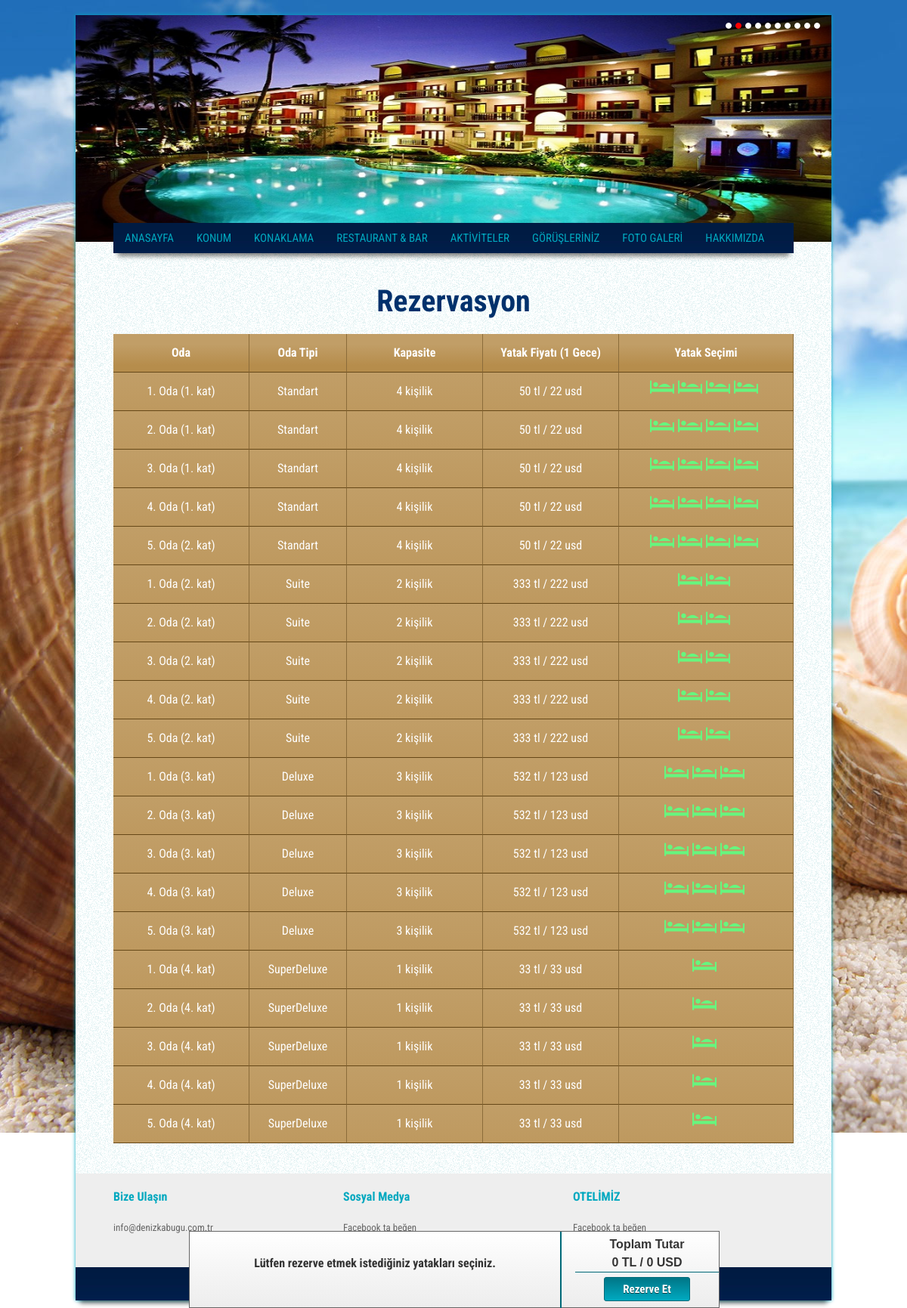
The page /rezervasyon.php on the database its author committed.
### tables this page shows
CREATE TABLE IF NOT EXISTS `oda` (
  `id` int(50) NOT NULL AUTO_INCREMENT,
  `odano` int(50) NOT NULL,
  `odakat` int(20) NOT NULL,
  `odaTipi` int(11) NOT NULL,
  PRIMARY KEY (`id`)
);

CREATE TABLE IF NOT EXISTS `odatipleri` (
  `id` int(11) NOT NULL AUTO_INCREMENT,
  `odaTipi` varchar(50) NOT NULL DEFAULT '',
  `yatakSayisi` int(11) NOT NULL,
  `tlFiyat` int(11) NOT NULL,
  `usdFiyat` int(11) NOT NULL,
  PRIMARY KEY (`id`)
);

CREATE TABLE IF NOT EXISTS `yatak` (
  `id` int(15) NOT NULL AUTO_INCREMENT,
  `odaID` int(25) NOT NULL DEFAULT '0',
  PRIMARY KEY (`id`)
);

### rezervasyon.php (the view, shortened to what this page needs)
<?php include "head.php"; ?>
<?php include "head2.php"; ?>
<div id="tumicerik">
	<div id="menu_dis" class="blue">
		<ul id="menu">
			<li><a href="index.php">ANASAYFA</a></li>
			<li><a href="konum.php">KONUM</a></li>
			<li><a href="konaklama.php">KONAKLAMA</a></li>
			<li><a href="restaurant.php">RESTAURANT & BAR</a></li>
			<li><a href="aktiviteler.php">AKTİVİTELER</a></li>
			<li><a href="gorusleriniz.php">GÖRÜŞLERİNİZ</a></li>
			<li><a href="fotogaleri.php">FOTO GALERİ</a></li>
			<li><a href="hakkimizda.php">HAKKIMIZDA</a></li>
		</ul>
	</div>
	<div id="sayfaicerik">
			<h1 class="sayfabaslik">Rezervasyon</h1>
<div id="yataksecim">
	<div id="yataksecimsol">
			<br>Lütfen rezerve etmek istediğiniz yatakları seçiniz.
	</div>
	<div id="yataksecimsag">
		<div id="yataksecimfiyat">
		Toplam Tutar<br>
		<span id="sfiyat_tl">0</span> TL / <span id="sfiyat_usd">0</span> USD
		</div>
		<div id="yataksecimrezerv">
			<div id="form_rezerve_et" class="yataksecimbut" onclick="form_rezerve_et()">Rezerve Et</div>
		</div>
	</div>
</div>
<div style="width:900px;">
	<div class="odasutun sutunbas">Oda</div>
	<div class="odasutun sutunbas sutuntip">Oda Tipi</div>
	<div class="odasutun sutunbas">Kapasite</div>
	<div class="odasutun sutunbas">Yatak Fiyatı (1 Gece)</div>
	<div class="odasutun sutunbas sutunyatak">Yatak Seçimi</div>
	<?php
		$girisTarih = $_POST["giris"];
		$cikisTarih = $_POST["cikis"];
			?>
	<?php
	$odasql = mysql_query('SELECT * FROM oda');
	while($oda=mysql_fetch_object($odasql))
	{
		echo '<div class="odasutun">'.$oda->odano.'. Oda ('.$oda->odakat.'. kat)</div>';
		$odaTipi = mysql_fetch_object(mysql_query('SELECT * FROM odatipleri WHERE id = '.$oda->odaTipi));
		$bosYatak = $odaTipi->yatakSayisi;
		echo '<div class="odasutun sutuntip"><a href="#'.strtolower($odaTipi->odaTipi).'">'.$odaTipi->odaTipi.'</a></div>';
		echo'<div class="odasutun">'.$odaTipi->yatakSayisi.' kişilik</div>';
		echo'<div class="odasutun">'.$odaTipi->tlFiyat.' tl / '.$odaTipi->usdFiyat.' usd</div>';
		?>
		<div class="odasutun sutunyatak">
		<?php
		$yataksql = mysql_query('SELECT * FROM yatak WHERE odaID = '.$oda->id);
		while($yatak = mysql_fetch_object($yataksql))
		{
			$yatak_rezerv=mysql_fetch_object(mysql_query("SELECT * FROM rezervasyon WHERE yatakID = ".$yatak->id." AND (('$girisTarih' BETWEEN girisTarihi AND cikisTarihi) OR ('$cikisTarih' BETWEEN girisTarihi AND cikisTarihi) OR (girisTarihi BETWEEN '$girisTarih' AND '$cikisTarih') OR (cikisTarihi BETWEEN '$girisTarih' AND '$cikisTarih'))"));
			if(empty($yatak_rezerv)){
				echo '<a id="yyatak_'.$yatak->id.'" class="yatakbuton" onclick="yatakEkle('.$yatak->id.', '.$oda->odano.', '.$oda->odakat.', '.$odaTipi->tlFiyat.', '.$odaTipi->usdFiyat.')"></a>';
			}
			else
			{
				$bosYatak--;
				echo '<a class="yatakbuton dolu"></a>';
			}
		}
		if($bosYatak <= 0)
		{
			ob_end_clean();
		}
		else
		{
			echo '</div>';
		}
	}
	?>
</div>
	</div>
</div>
<?php include "footer.php" ?>
</div>
</body>
</html>

### head.php (shortened to what this page needs)
<!DOCTYPE html>
<html>
<head>
	<link rel="stylesheet" type="text/css" href="css/style.css">
	<link href="css/featherlight.min.css" type="text/css" rel="stylesheet" />

### head2.php (shortened to what this page needs)
</head>
<body>
<div id="fullicerik">
<div id="slider">
	<ul id="resim">
	<li><a href="#"><img src="image/2.JPG" /></a></li>
	</ul>
	<ul id="buton"></ul>
</div>

### footer.php (shortened to what this page needs)
<div id="footer">
		<div id="footericerik">
				<div class="ulasim">
					<h4>Bize Ulaşın </h4>
					<a href="mailto:info@denizkabugu.com.tr">info@denizkabugu.com.tr</a>
				</div>
				<div class="ulasim">
					<h4>Sosyal Medya </h4>
					<a href="#">Facebook ta beğen</a>
					<a href="#">Twitter'da takip et</a>
				</div>
				<div class="ulasim">
					<h4>OTELİMİZ </h4>
					<a href="#">Facebook ta beğen</a>
				</div>
		</div>
		<div id="copyright">
		</div>
</div>

### rows shown on the page
oda: odano "1", odakat "1"
odatipleri: odaTipi "Standart Standart Standart Standart Standart", yatakSayisi "4 4 4 4 4", tlFiyat "50 50 50 50 50", usdFiyat "22 22 22 22 22"
oda: odano "2", odakat "1"
oda: odano "3", odakat "1"
oda: odano "4", odakat "1"
oda: odano "5", odakat "2"
oda: odano "1", odakat "2"
odatipleri: odaTipi "Suite Suite Suite Suite Suite", yatakSayisi "2 2 2 2 2", tlFiyat "333 333 333 333 333", usdFiyat "222 222 222 222 222"
oda: odano "2", odakat "2"
oda: odano "3", odakat "2"
oda: odano "4", odakat "2"
oda: odano "5", odakat "2"
oda: odano "1", odakat "3"
odatipleri: odaTipi "Deluxe Deluxe Deluxe Deluxe Deluxe", yatakSayisi "3 3 3 3 3", tlFiyat "532 532 532 532 532", usdFiyat "123 123 123 123 123"
oda: odano "2", odakat "3"
oda: odano "3", odakat "3"
oda: odano "4", odakat "3"
oda: odano "5", odakat "3"
oda: odano "1", odakat "4"
odatipleri: odaTipi "SuperDeluxe SuperDeluxe SuperDeluxe SuperDeluxe SuperDeluxe", yatakSayisi "1 1 1 1 1", tlFiyat "33 33 33 33 33", usdFiyat "33 33 33 33 33"
oda: odano "2", odakat "4"
oda: odano "3", odakat "4"
oda: odano "4", odakat "4"
oda: odano "5", odakat "4"
